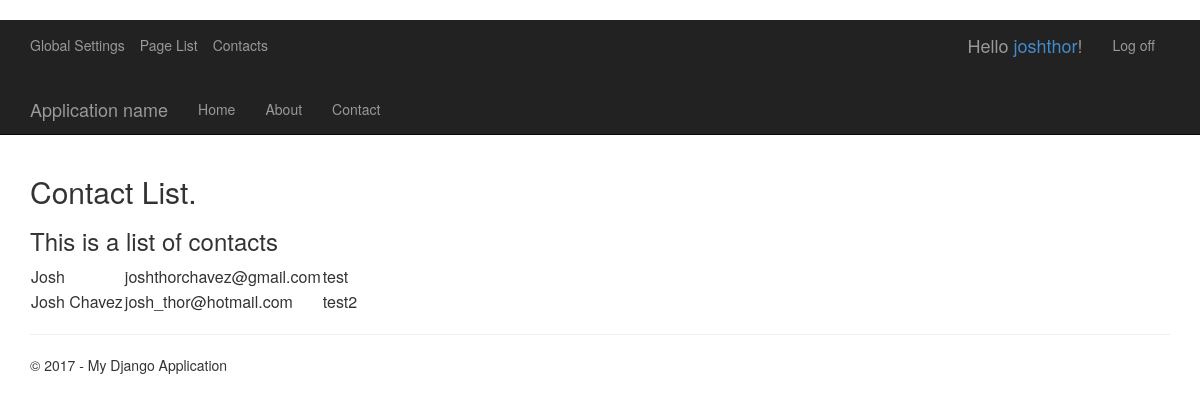
/admin/contacts (signed in), run on the app's committed database.
### app/models.py (models this page shows)
class ContactSubmission(models.Model):
    name = models.CharField(max_length=128, null=True)
    first_name = models.CharField(max_length=128, null=True)
    last_name = models.CharField(max_length=128, null=True)
    email = models.CharField(max_length=128, unique=True, null=True)
    phone = models.CharField(max_length=24, null=True)
    message = models.TextField(null=True)

### app/views.py (the view, shortened to what this page needs)
# urls.py: url(r'^admin', app.views.admin, name='admin'),
@login_required
@user_passes_test(lambda u: u.is_superuser)
def admin(request):
    path = list(filter(None, request.path.split("/")))
    if len(path) > 1:
        pageName = path[1].lower()
        template = select_template(['app/admin/' + pageName + '.html', 'app/404.html'])
        assert isinstance(request, HttpRequest)
        if pageName == 'contacts':
            query_results = ContactSubmission.objects.all()
            context = { 'title':'Contact List',
                        'message':'This is a list of contacts',
                        'year':datetime.now().year,
                        'results':query_results,
                      }
        elif pageName == 'pagelist':
            context = { 'title':'Page List',
                        'message':'This is a list of pages',
                        'year':datetime.now().year,
                        'form': PageDetailsForm,
                      }
        else:
            context = { 'title':'Admin',
                        'message':'this is the main admin page.',
                        'year':datetime.now().year,
                      }
        return HttpResponse(template.render(context, request))

### app/templates/app/admin/contacts.html
﻿{% extends "app/layout.html" %}
{% block content %}
<h2>{{ title }}.</h2>
<h3>{{ message }}</h3>
<table>
{% for item in results %}
    <tr>
        <td>
            {{ item.name }}
        </td>
        <td>
            {{ item.email }}
        </td>
        <td>
            {{ item.message }}
        </td>
    </tr>
{% endfor %}
</table>
{% endblock %}

### app/templates/app/layout.html (shortened to what this page needs)
﻿<!DOCTYPE html>
<html>
<head>
    {% load staticfiles %}
    <link rel="stylesheet" type="text/css" href="{% static 'app/content/bootstrap.min.css' %}" />
    <link rel="stylesheet" type="text/css" href="{% static 'app/content/site.css' %}" />
</head>
<body>
    <div class="navbar navbar-inverse navbar-fixed-top main-navigation">
        {% if user.is_authenticated %}
            <div class="container">
                <div class="navbar-collapse collapse admin-bar">
                    <ul class="nav navbar-nav">
                        <li><a href="/admin/globalSettings">Global Settings</a></li>
                        <li><a href="/admin/pageList">Page List</a></li>
                        <li><a href="/admin/contacts">Contacts</a></li>
                    </ul>
                    {% include 'app/loginpartial.html' %}
                </div>
            </div>
        {% endif %}
        <div class="container">
            <div class="navbar-header">
                <a href="/" class="navbar-brand">Application name</a>
            </div>
            <div class="navbar-collapse collapse">
                <ul class="nav navbar-nav">
                    <li><a href="{% url 'home' %}">Home</a></li>
                    <li><a href="{% url 'about' %}">About</a></li>
                    <li><a href="{% url 'contact' %}">Contact</a></li>
                </ul>
            </div>
        </div>
    </div>
    <div class="container body-content">
{% block content %}{% endblock %}
        <hr/>
        <footer>
            <p>&copy; {{ year }} - My Django Application</p>
        </footer>
    </div>
</body>
</html>

### app/templates/app/loginpartial.html (shortened to what this page needs)
{% if user.is_authenticated %}
<form id="logoutForm" action="/logout" method="post" class="navbar-right">
    <ul class="nav navbar-nav navbar-right">
        <li><span class="navbar-brand">Hello <a href="{% url 'admin' %}">{{ user.username }}</a>!</span></li>
        <li><a href="javascript:document.getElementById('logoutForm').submit()">Log off</a></li>
    </ul>
</form>
{% else %}
<ul class="nav navbar-nav navbar-right">
    <li><a href="{% url 'login' %}">Log in</a></li>
</ul>
{% endif %}

### app/static/app/content/site.css (style rules this page uses)
body { padding-bottom: 20px; }
.body-content { padding-left: 15px; padding-right: 15px; }
@media screen and (min-width: 768px) { .admin-bar.navbar-collapse { padding-left: 0px; } }
@media screen and (min-width: 768px) { .admin-bar ul:first-child a { padding-left: 0px; } }
.main-navigation { position: relative; }

### data on the page
ContactSubmission: name "Josh", email "joshthorchavez@gmail.com", message "test"
ContactSubmission: name "Josh Chavez", email "josh_thor@hotmail.com", message "test2"

### other printed values
{{ user.username }} "joshthor"
{{ title }} "Contact List"
{{ message }} "This is a list of contacts"
